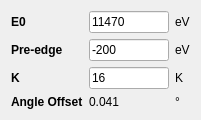
     <widget class="QWidget" name="gridLayoutWidget_6">
      <property name="geometry">
       <rect>
        <x>570</x>
        <y>80</y>
        <width>201</width>
        <height>102</height>
       </rect>
      </property>
      <layout class="QGridLayout" name="gridLayout_6">
       <item row="2" column="2">
        <widget class="QLabel" name="label_21">
         <property name="text">
          <string>K</string>
         </property>
        </widget>
       </item>
       <item row="3" column="0">
        <widget class="QLabel" name="label_93">
         <property name="font">
          <font>
           <weight>75</weight>
           <bold>true</bold>
          </font>
         </property>
         <property name="text">
          <string>Angle Offset</string>
         </property>
        </widget>
       </item>
       <item row="3" column="2">
        <widget class="QLabel" name="label_94">
         <property name="text">
          <string>°</string>
         </property>
        </widget>
       </item>
       <item row="0" column="0">
        <widget class="QLabel" name="label_12">
         <property name="font">
          <font>
           <weight>75</weight>
           <bold>true</bold>
          </font>
         </property>
         <property name="text">
          <string>E0</string>
         </property>
        </widget>
       </item>
       <item row="0" column="1">
        <widget class="QLineEdit" name="edit_E0">
         <property name="text">
          <string>11470</string>
         </property>
        </widget>
       </item>
       <item row="0" column="2">
        <widget class="QLabel" name="label_13">
         <property name="text">
          <string>eV</string>
         </property>
        </widget>
       </item>
       <item row="3" column="1">
        <widget class="QLabel" name="label_angle_offset">
         <property name="text">
          <string>0.041</string>
         </property>
        </widget>
       </item>
       <item row="2" column="0">
        <widget class="QLabel" name="label_20">
         <property name="font">
          <font>
           <weight>75</weight>
           <bold>true</bold>
          </font>
         </property>
         <property name="text">
          <string>K</string>
         </property>
        </widget>
       </item>
       <item row="1" column="2">
        <widget class="QLabel" name="label_15">
         <property name="text">
          <string>eV</string>
         </property>
        </widget>
       </item>
       <item row="1" column="0">
        <widget class="QLabel" name="label_14">
         <property name="font">
          <font>
           <weight>75</weight>
           <bold>true</bold>
          </font>
         </property>
         <property name="text">
          <string>Pre-edge</string>
         </property>
        </widget>
       </item>
       <item row="2" column="1">
        <widget class="QLineEdit" name="edit_postedge_hi">
         <property name="text">
          <string>16</string>
         </property>
        </widget>
       </item>
       <item row="1" column="1">
        <widget class="QLineEdit" name="edit_preedge_lo">
         <property name="text">
          <string>-200</string>
         </property>
        </widget>
       </item>
      </layout>
     </widget>
